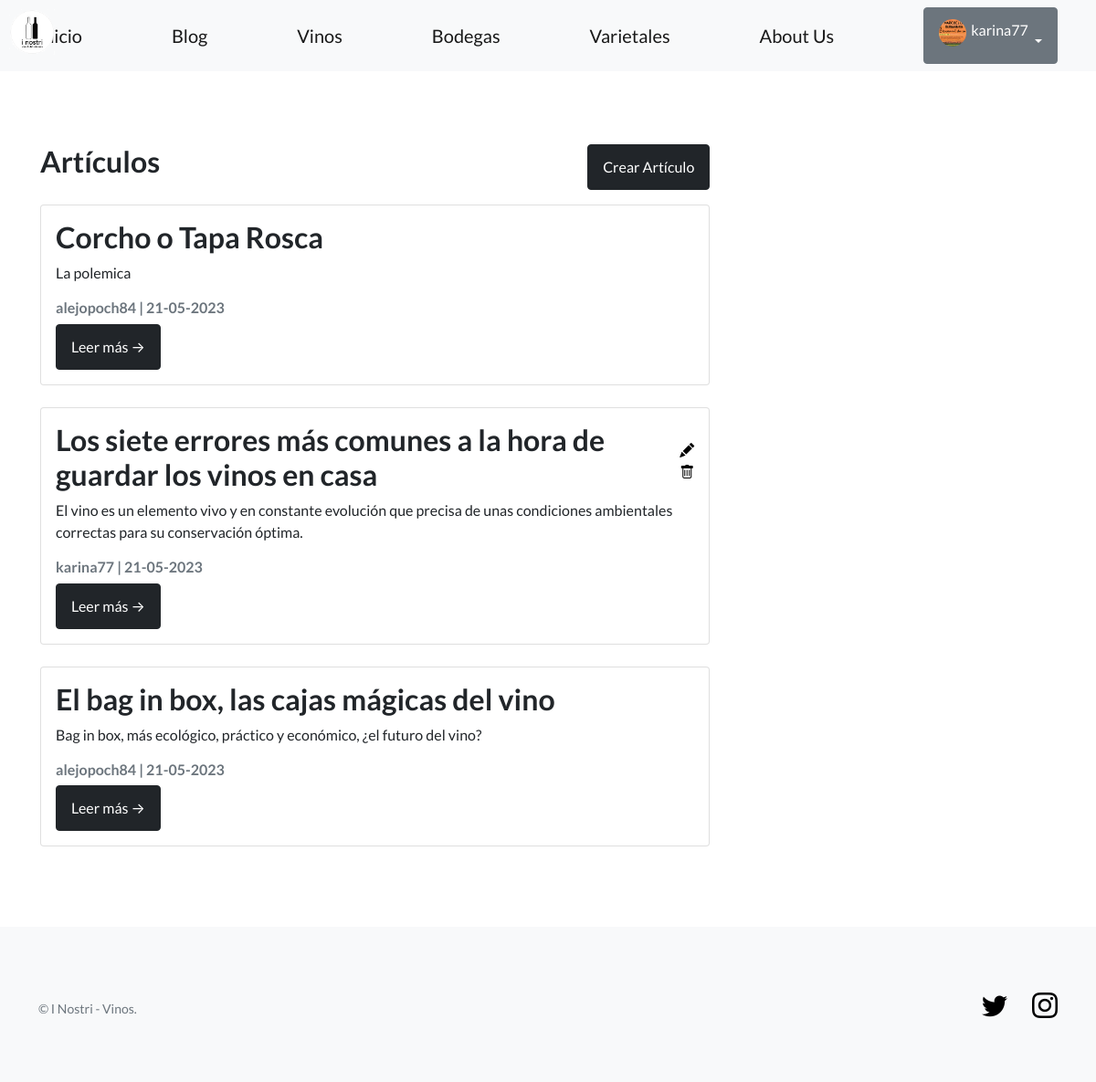
The page /inostri-blog/posts/ (signed in) on the database its author committed.
### perfiles/models.py (models this page shows, shortened)
class Avatar(models.Model):
    user = models.OneToOneField(User, on_delete=models.CASCADE, null=True)
    imagen = models.ImageField(upload_to='avatares', null=True, blank=True)

### blog_inostri/models.py (models this page shows, shortened)
class Articulo(models.Model):
    titulo = models.CharField(max_length=128)
    subtitulo = models.CharField(max_length=256)
    cuerpo = RichTextField(default="")
    autor = models.ForeignKey(User, on_delete=models.CASCADE)
    fecha = models.DateTimeField(auto_now_add=True)
    imagen = models.ImageField(blank=True, null=True)

### blog_inostri/views.py (the view)
# urls.py: path('posts/', PostListView.as_view(), name='lista_posts'),
class PostListView(ListView):
    model = Articulo
    template_name = 'lista_posts'
    context_object_name = 'articulos'
    ordering = ['-fecha']

### blog_inostri/templates/blog_inostri/articulo_list.html (shortened to what this page needs)
{% extends "app_inostri/base.html" %}
{% load static %}
{% block contenido %}
<div class="container">
  <div class="row">
      <div class="col-md-8 mt-3 left">
          <div class="d-flex justify-content-between mb-3">
              <h2>Artículos</h2>
              {% if user.is_authenticated %}
              <a href="{% url 'crear_post' %}" class="btn btn-dark">Crear Artículo</a>
              {% endif %}
          </div>
          {% if object_list %}
          {% for articulo in object_list %}
          <div class="card mb-4">
              <div class="card-body">
                  <div class="d-flex justify-content-between align-items-center">
                      <h2 class="card-title">{{ articulo.titulo }}</h2>
                      {% if articulo.autor == request.user or request.user.is_superuser %}
                      <form method="post" action="{% url 'eliminar_post' articulo.id %}">
                          <div>
                            <a href="{% url 'editar_post' articulo.id %}">
                              <i class="bi bi-pencil-fill" style="color: black;"></i>
                            </a>
                          </div>
                          <div>
                            <a href="{% url 'eliminar_post' articulo.id %}">
                              <i class="bi bi-trash" style="color: black;"></i>
                            </a>
                          </div>
                      </form>
                      {% endif %}
                  </div>
                  <p class="card-text">{{articulo.subtitulo|slice:":200" }}</p>
                  <p class="card-text text-muted h6">{{ articulo.autor }} | {{ articulo.fecha|date:'d-m-Y'}} </p>
                  <a href="{% url 'ver_post' articulo.id  %}" class="btn btn-dark">Leer más &rarr;</a>
              </div>
          </div>
          {% endfor %}
          {% else %}
          <p>No hay entradas aún.</p>
          {% endif %}
      </div>
  </div>
</div>
{%endblock%}

### app_inostri/templates/app_inostri/base.html (shortened to what this page needs)
{% load static %}
<!DOCTYPE html>
<html lang="en">
    <head>
        <link href="https://cdn.jsdelivr.net/npm/bootstrap-icons@1.5.0/font/bootstrap-icons.css" rel="stylesheet" type="text/css" />
        <link href="{% static 'css/styles.css' %}" rel="stylesheet" />
    </head>
    <body>
        <nav class="navbar navbar-light bg-light static-top">
            <div class="container">
                <img src="{% static 'images/i_nostri.png' %}" alt="I Nostri" class="logo" width=90 height=90>
                <a class="navbar-brand" href="{% url 'inicio' %}">Inicio</a>
                <a class="navbar-brand" href="{% url 'lista_posts' %}">Blog</a>
                <a class="navbar-brand" href="{% url 'lista_vinos' %}">Vinos</a>
                <a class="navbar-brand" href="{% url 'lista_bodegas' %}">Bodegas</a>
                <a class="navbar-brand" href="{% url 'lista_varietales' %}">Varietales</a>
                <a class="navbar-brand" href="{% url 'about_us' %}">About Us</a>
                {% if user.is_authenticated %}
                <div class="dropdown">
                    <button class="btn btn-secondary dropdown-toggle" type="button" id="dropdownMenuButton1" data-bs-toggle="dropdown" aria-expanded="false">
                        <div style="display: inline-flex;">
                            <img src="{{ user.avatar.imagen.url }}" alt="User Avatar" style="width: 30px; height: 30px; border-radius: 50%; margin-right: 5px;">
                            <span>{{ user.username }}</span>
                        </div>
                    </button>
                    </div>
                </div>
                {% else %}
                <a class="btn btn-dark" href="{% url 'login' %}">Iniciar sesión</a>
                <a class="btn btn-secondary" href="{% url 'registro' %}">Crear cuenta</a>
                {% endif %}
        </nav>
        <section style="padding:4rem 2rem;">
            {% block contenido %}
            {% endblock contenido %}
        </section>
        <footer class="footer bg-light">
            <div class="container">
                <div class="row">
                    <div class="col-lg-6 h-100 text-center text-lg-start my-auto">
                        <p class="text-muted small mb-4 mb-lg-0">&copy; I Nostri - Vinos.</p>
                    </div>
                    <div class="col-lg-6 h-100 text-center text-lg-end my-auto">
                        <ul class="list-inline mb-0">
                            <li class="list-inline-item me-4">
                                <a href="https://twitter.com/coderhouse" style="color: black;"><i class="bi-twitter fs-3"></i></a>
                            </li>
                            <li class="list-inline-item">
                                <a href="https://www.instagram.com/coderhouse/?hl=es" style="color: black;"><i class="bi-instagram fs-3"></i></a>
                            </li>
                        </ul>
                    </div>
                </div>
            </div>
        </footer>
    </body>
</html>

### rows shown on the page
Articulo: titulo "Corcho o Tapa Rosca", subtitulo "La polemica", autor "alejopoch84", fecha "21-05-2023"
Articulo: titulo "Los siete errores más comunes a la hora de guardar los vinos en casa", subtitulo "El vino es un elemento vivo y en constante evolución que precisa de unas condiciones ambientales correctas para su conservación óptima.", autor "karina77", fecha "21-05-2023"
Articulo: titulo "El bag in box, las cajas mágicas del vino", subtitulo "Bag in box, más ecológico, práctico y económico, ¿el futuro del vino?", autor "alejopoch84", fecha "21-05-2023"

### other values the page prints
{{ user.username }} "karina77"
